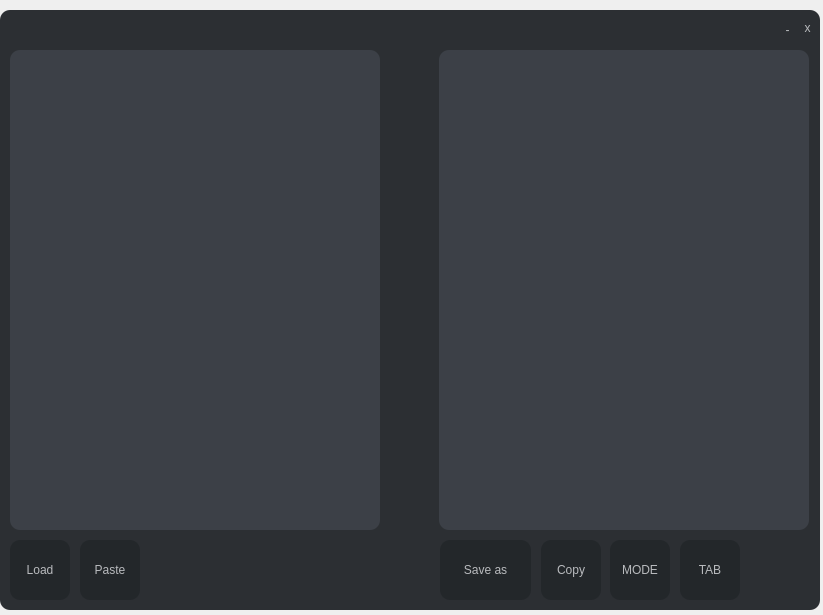
<?xml version="1.0" encoding="UTF-8"?>
<ui version="4.0">
 <class>Form</class>
 <widget class="QWidget" name="Form">
  <property name="geometry">
   <rect>
    <x>0</x>
    <y>0</y>
    <width>823</width>
    <height>615</height>
   </rect>
  </property>
  <property name="windowTitle">
   <string>Form</string>
  </property>
  <property name="styleSheet">
   <string notr="true"/>
  </property>
  <widget class="QFrame" name="frame">
   <property name="enabled">
    <bool>true</bool>
   </property>
   <property name="geometry">
    <rect>
     <x>0</x>
     <y>10</y>
     <width>820</width>
     <height>600</height>
    </rect>
   </property>
   <property name="styleSheet">
    <string notr="true">QFrame#frame{
background-color: rgb(44, 47, 51);
border-radius:10px;
}</string>
   </property>
   <property name="frameShape">
    <enum>QFrame::StyledPanel</enum>
   </property>
   <property name="frameShadow">
    <enum>QFrame::Raised</enum>
   </property>
   <widget class="QPushButton" name="exitButton">
    <property name="geometry">
     <rect>
      <x>800</x>
      <y>10</y>
      <width>15</width>
      <height>15</height>
     </rect>
    </property>
    <property name="styleSheet">
     <string notr="true">QPushButton{
	border-radius: 10px;
	background-color: rgb(44, 47, 51);;
	color: rgb(185, 187, 190);
	font: 10pt &quot;Terminal&quot;;
}
QPushButton:hover{
	border-radius: 10px;
	background-color: rgb(60, 64, 71);
	color: rgb(216, 217, 218);
	font: 10pt &quot;Terminal&quot;;
}</string>
    </property>
    <property name="text">
     <string>x</string>
    </property>
   </widget>
   <widget class="QPushButton" name="minimizeButton">
    <property name="geometry">
     <rect>
      <x>780</x>
      <y>12</y>
      <width>15</width>
      <height>15</height>
     </rect>
    </property>
    <property name="styleSheet">
     <string notr="true">QPushButton{
	border-radius: 10px;
	background-color: rgb(44, 47, 51);;
	color: rgb(185, 187, 190);
	font: 10pt &quot;Terminal&quot;;
}
QPushButton:hover{
	border-radius: 10px;
	background-color: rgb(60, 64, 71);
	color: rgb(216, 217, 218);
	font: 10pt &quot;Terminal&quot;;
}</string>
    </property>
    <property name="text">
     <string>-</string>
    </property>
   </widget>
   <widget class="QPushButton" name="loadButton">
    <property name="enabled">
     <bool>true</bool>
    </property>
    <property name="geometry">
     <rect>
      <x>10</x>
      <y>530</y>
      <width>60</width>
      <height>60</height>
     </rect>
    </property>
    <property name="styleSheet">
     <string notr="true">QPushButton{
	border-radius: 10px;
	background-color: rgb(35, 39, 42);
	color: rgb(185, 187, 190);
	font: 10pt &quot;Terminal&quot;;
}
QPushButton:hover{
	border-radius: 10px;
	background-color: rgb(60, 64, 71);
	color: rgb(216, 217, 218);
	font: 10pt &quot;Terminal&quot;;
}</string>
    </property>
    <property name="text">
     <string>Load</string>
    </property>
   </widget>
   <widget class="QPushButton" name="pasteButton">
    <property name="geometry">
     <rect>
      <x>80</x>
      <y>530</y>
      <width>60</width>
      <height>60</height>
     </rect>
    </property>
    <property name="styleSheet">
     <string notr="true">QPushButton{
	border-radius: 10px;
	background-color: rgb(35, 39, 42);
	color: rgb(185, 187, 190);
	font: 10pt &quot;Terminal&quot;;
}
QPushButton:hover{
	border-radius: 10px;
	background-color: rgb(60, 64, 71);
	color: rgb(216, 217, 218);
	font: 10pt &quot;Terminal&quot;;
}</string>
    </property>
    <property name="text">
     <string>Paste</string>
    </property>
   </widget>
   <widget class="QLabel" name="imageWidget">
    <property name="enabled">
     <bool>true</bool>
    </property>
    <property name="geometry">
     <rect>
      <x>10</x>
      <y>40</y>
      <width>370</width>
      <height>480</height>
     </rect>
    </property>
    <property name="styleSheet">
     <string notr="true">QLabel{
	font: 81 8pt &quot;Rockwell Extra Bold&quot;;
	border-radius: 10px;
	background-color: rgb(60, 64, 71);
	color: rgb(216, 217, 218);
	
	font: 75 72pt &quot;MS Shell Dlg 2&quot;;
}</string>
    </property>
    <property name="text">
     <string/>
    </property>
    <property name="pixmap">
     <pixmap>../VSprojects/proekt/out/rdraw.png</pixmap>
    </property>
    <property name="wordWrap">
     <bool>false</bool>
    </property>
    <property name="openExternalLinks">
     <bool>false</bool>
    </property>
   </widget>
   <widget class="QPushButton" name="saveButton">
    <property name="geometry">
     <rect>
      <x>440</x>
      <y>530</y>
      <width>91</width>
      <height>60</height>
     </rect>
    </property>
    <property name="styleSheet">
     <string notr="true">QPushButton{
	border-radius: 10px;
	background-color: rgb(35, 39, 42);
	color: rgb(185, 187, 190);
	font: 10pt &quot;Terminal&quot;;
}
QPushButton:hover{
	border-radius: 10px;
	background-color: rgb(60, 64, 71);
	color: rgb(216, 217, 218);
	font: 10pt &quot;Terminal&quot;;
}</string>
    </property>
    <property name="text">
     <string>Save as</string>
    </property>
   </widget>
   <widget class="QPushButton" name="copyButton">
    <property name="enabled">
     <bool>true</bool>
    </property>
    <property name="geometry">
     <rect>
      <x>541</x>
      <y>530</y>
      <width>60</width>
      <height>60</height>
     </rect>
    </property>
    <property name="styleSheet">
     <string notr="true">QPushButton{
	border-radius: 10px;
	background-color: rgb(35, 39, 42);
	color: rgb(185, 187, 190);
	font: 10pt &quot;Terminal&quot;;
}
QPushButton:hover{
	border-radius: 10px;
	background-color: rgb(60, 64, 71);
	color: rgb(216, 217, 218);
	font: 10pt &quot;Terminal&quot;;
}</string>
    </property>
    <property name="text">
     <string>Copy</string>
    </property>
   </widget>
   <widget class="QPlainTextEdit" name="plainTextEdit">
    <property name="enabled">
     <bool>true</bool>
    </property>
    <property name="geometry">
     <rect>
      <x>439</x>
      <y>40</y>
      <width>370</width>
      <height>480</height>
     </rect>
    </property>
    <property name="styleSheet">
     <string notr="true">QPlainTextEdit{
	border-radius: 10px;
	background-color: rgb(60, 64, 71);
	color: rgb(216, 217, 218);
	font: 15pt &quot;Fixedsysl&quot;;
}
QPlainTextEdit QScrollBar:vertical {
	

    background:rgb(60, 64, 71);
    width:10px;
    margin: 0px 0px 0px 0px;
}
QPlainTextEdit QScrollBar::handle:vertical {
	border: 1px solid rgb(255, 255, 0);
    background:rgb(185, 187, 190)
    
}</string>
    </property>
    <property name="verticalScrollBarPolicy">
     <enum>Qt::ScrollBarAsNeeded</enum>
    </property>
    <property name="readOnly">
     <bool>true</bool>
    </property>
    <property name="plainText">
     <string/>
    </property>
    <property name="backgroundVisible">
     <bool>false</bool>
    </property>
   </widget>
   <widget class="QLabel" name="loadgif">
    <property name="enabled">
     <bool>false</bool>
    </property>
    <property name="geometry">
     <rect>
      <x>385</x>
      <y>280</y>
      <width>55</width>
      <height>51</height>
     </rect>
    </property>
    <property name="text">
     <string/>
    </property>
   </widget>
   <widget class="QPushButton" name="codeMode">
    <property name="enabled">
     <bool>true</bool>
    </property>
    <property name="geometry">
     <rect>
      <x>610</x>
      <y>530</y>
      <width>60</width>
      <height>60</height>
     </rect>
    </property>
    <property name="styleSheet">
     <string notr="true">QPushButton{
	border-radius: 10px;
	background-color: rgb(35, 39, 42);
	color: rgb(185, 187, 190);
	font: 10pt &quot;Terminal&quot;;
}
QPushButton:hover{
	border-radius: 10px;
	background-color: rgb(60, 64, 71);
	color: rgb(216, 217, 218);
	font: 10pt &quot;Terminal&quot;;
}</string>
    </property>
    <property name="text">
     <string>MODE</string>
    </property>
    <property name="iconSize">
     <size>
      <width>70</width>
      <height>70</height>
     </size>
    </property>
   </widget>
   <widget class="QPushButton" name="tabMode">
    <property name="enabled">
     <bool>true</bool>
    </property>
    <property name="geometry">
     <rect>
      <x>680</x>
      <y>530</y>
      <width>60</width>
      <height>60</height>
     </rect>
    </property>
    <property name="styleSheet">
     <string notr="true">QPushButton{
	border-radius: 10px;
	background-color: rgb(35, 39, 42);
	color: rgb(185, 187, 190);
	font: 10pt &quot;Terminal&quot;;
}
QPushButton:hover{
	border-radius: 10px;
	background-color: rgb(60, 64, 71);
	color: rgb(216, 217, 218);
	font: 10pt &quot;Terminal&quot;;
}</string>
    </property>
    <property name="text">
     <string>TAB</string>
    </property>
    <property name="iconSize">
     <size>
      <width>70</width>
      <height>70</height>
     </size>
    </property>
   </widget>
   <widget class="QWidget" name="verticalLayoutWidget">
    <property name="geometry">
     <rect>
      <x>220</x>
      <y>480</y>
      <width>365</width>
      <height>80</height>
     </rect>
    </property>
    <layout class="QVBoxLayout" name="verticalLayout_2">
     <item>
      <layout class="QHBoxLayout" name="horizontalLayout">
       <item>
        <spacer name="horizontalSpacer">
         <property name="orientation">
          <enum>Qt::Horizontal</enum>
         </property>
         <property name="sizeHint" stdset="0">
          <size>
           <width>40</width>
           <height>20</height>
          </size>
         </property>
        </spacer>
       </item>
       <item>
        <widget class="QLabel" name="errorMessage">
         <property name="enabled">
          <bool>false</bool>
         </property>
         <property name="sizePolicy">
          <sizepolicy hsizetype="MinimumExpanding" vsizetype="Minimum">
           <horstretch>0</horstretch>
           <verstretch>0</verstretch>
          </sizepolicy>
         </property>
         <property name="styleSheet">
          <string notr="true">QLabel{
	
	border-radius: 10px;
	background-color:rgb(236, 66, 69);
	color: rgb(216, 217, 218);
	padding-left: auto;
    padding-right: auto;
	font: 8pt &quot;Terminal&quot;;
	
}
QLabel:disabled{
 	background-color:rgba(0, 0, 0, 0);
	color: rgba(216, 217, 218,0);
}</string>
         </property>
         <property name="text">
          <string>Is not picture</string>
         </property>
         <property name="alignment">
          <set>Qt::AlignCenter</set>
         </property>
        </widget>
       </item>
       <item>
        <spacer name="horizontalSpacer_2">
         <property name="orientation">
          <enum>Qt::Horizontal</enum>
         </property>
         <property name="sizeHint" stdset="0">
          <size>
           <width>40</width>
           <height>20</height>
          </size>
         </property>
        </spacer>
       </item>
      </layout>
     </item>
     <item>
      <layout class="QHBoxLayout" name="horizontalLayout_2">
       <item>
        <spacer name="horizontalSpacer_3">
         <property name="orientation">
          <enum>Qt::Horizontal</enum>
         </property>
         <property name="sizeHint" stdset="0">
          <size>
           <width>40</width>
           <height>20</height>
          </size>
         </property>
        </spacer>
       </item>
       <item>
        <widget class="QLabel" name="messageLabel">
         <property name="enabled">
          <bool>false</bool>
         </property>
         <property name="sizePolicy">
          <sizepolicy hsizetype="MinimumExpanding" vsizetype="Minimum">
           <horstretch>0</horstretch>
           <verstretch>0</verstretch>
          </sizepolicy>
         </property>
         <property name="styleSheet">
          <string notr="true">QLabel{
	
	border-radius: 10px;
	background-color: rgb(35, 39, 42);
	color: rgb(216, 217, 218);
	padding-left: auto;
    padding-right: auto;
	font: 8pt &quot;Terminal&quot;;
	
}
QLabel:disabled{
 	background-color:rgba(0, 0, 0, 0);
	color: rgba(216, 217, 218,0);
}</string>
         </property>
         <property name="text">
          <string>Code</string>
         </property>
         <property name="alignment">
          <set>Qt::AlignCenter</set>
         </property>
        </widget>
       </item>
       <item>
        <spacer name="horizontalSpacer_4">
         <property name="orientation">
          <enum>Qt::Horizontal</enum>
         </property>
         <property name="sizeHint" stdset="0">
          <size>
           <width>40</width>
           <height>20</height>
          </size>
         </property>
        </spacer>
       </item>
      </layout>
     </item>
    </layout>
   </widget>
   <zorder>plainTextEdit</zorder>
   <zorder>exitButton</zorder>
   <zorder>minimizeButton</zorder>
   <zorder>loadButton</zorder>
   <zorder>pasteButton</zorder>
   <zorder>imageWidget</zorder>
   <zorder>saveButton</zorder>
   <zorder>copyButton</zorder>
   <zorder>loadgif</zorder>
   <zorder>codeMode</zorder>
   <zorder>tabMode</zorder>
   <zorder>verticalLayoutWidget</zorder>
  </widget>
 </widget>
 <resources/>
 <connections/>
</ui>
